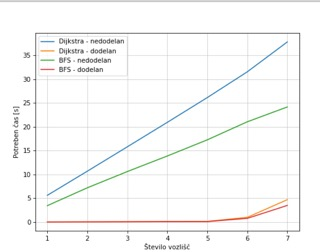

Reproduce this figure in Python.
# import matplotlib.pyplot as plt
# import time
# from dijsktra import *
# from BFS import *
# from dijsktra_2 import *
# from BFS_2 import *
# 
# 
# def naj():
#     naj = 0
#     with open('roadNet-TX.txt', 'r') as f:
#         vrstice = f.readlines()
#         veljavne = vrstice[4:]
#         for vrstica in veljavne:
#             trenutna = vrstica.strip().split("\t")
#             od = int(trenutna[0])
#             do = int(trenutna[1])
#             if od > naj:
#                 naj = od
#     return naj
# 
# 
# def omrezje(n):
#     vse = [[] for _ in range(n+1)]
#     with open('roadNet-TX.txt', 'r') as f:
#         vrstice = f.readlines()
#         veljavne = vrstice[4:]
#         for vrstica in veljavne:
#             trenutna = vrstica.strip().split("\t")
#             od = int(trenutna[0])
#             do = int(trenutna[1])
#             vse[od].append((do, 1))
#     return vse
# 
# 
# rez = omrezje(naj())
# 
# 
# x4 = []
# y4 = []
# 
# for i in [100, 1000, 10000, 100000, 1000000]:
#     skupaj = 0
#     for _ in range(6):
#         zacetek = time.time()
#         BFS_2(rez, 100, i)
#         konec = time.time()
#         skupaj += konec-zacetek
#     x4.append(i)
#     y4.append(skupaj/6)
# 
# 
# x3 = []
# y3 = []
# 
# for i in [100, 1000, 100000, 1000000]:
#     skupaj = 0
#     for _ in range(6):
#         zacetek = time.time()
#         BFS(rez, 100)
#         konec = time.time()
#         skupaj += konec-zacetek
#     x3.append(i)
#     y3.append(skupaj/6)
# 
# 
# x2 = []
# y2 = []
# 
# for i in [100, 1000, 10000, 100000, 1000000]:
#     skupaj = 0
#     for _ in range(6):
#         zacetek = time.time()
#         dijkstra_2(rez, 100, i)
#         konec = time.time()
#         skupaj += konec-zacetek
#     x2.append(i)
#     y2.append(skupaj/6)
# 
# x1 = []
# y1 = []
# 
# for i in [100, 1000, 100000, 1000000]:
#     skupaj = 0
#     for _ in range(6):
#         zacetek = time.time()
#         dijkstra(rez, 100)
#         konec = time.time()
#         skupaj += konec-zacetek
#     x1.append(i)
#     y1.append(skupaj/6)
# 
# plt.plot(x1, y1, label="djikstra samo začetek")
# plt.plot(x2, y2, label="djikstra začetek in konec")
# plt.plot(x3, y3, label="bfs samo začetek")
# plt.plot(x4, y4, label="bfs začetek in konec")
# plt.title("Časovna zahtevnost")
# plt.legend()
# # plt.savefig("cas_zahtevnost.pdf")
# plt.show()

import time                         # Štoparica

import matplotlib.pyplot as plt     # Risanje grafov
import random                       # Za generiranje primerov

from dijsktra import *
from BFS import *

def pretvori_v_seznam(datoteka):
    '''Funkcija prebere datoteko in v seznam shrani vse povezave'''
    seznam = []
    with open(datoteka, 'r') as file:
        for vrstica in file:
            if vrstica[0] == '#': continue
            else:
                podatki = vrstica.split('\t')
                seznam.append((int(podatki[0]), int(podatki[1])))
    seznam.sort(key=lambda x: x[0], reverse=True)
                
    return seznam

#seznam povezav
povezave = pretvori_v_seznam('roadNet-TX.txt')

def ustvari_graf(povezave):
    '''Funkcija naredi seznam sosednosti'''
    G = [list() for _ in range(povezave[0][0]+1)]
    for i in povezave:
        u,v = i[0],i[1]
        G[u].append((v, 1)) #uteži so enake 1
    return G

#ustvarimo graf
graf = ustvari_graf(povezave)

def djikstra_dodelan(G, s, t):
    """
    Funkcija sprejme usmerjen in utežen graf G predstavljen
    s seznamom sosednosti ter začetno vozlišče s.
    Torej G[i] = [(v_1, w_1), ... (v_d, w_d)],
    kjer je (i, v_k) povezava v grafu z utežjo w_k.
    Vrne seznam razdaljeDo, ki predstavlja najkrajšo pot od vozlišča s
    do vseh ostalih.
    Vrne tudi seznam poti, ki predstavlja drevo najkrajših poti od s
    do vseh ostalih vozlišč.
    """
    n = len(G)

    # Nastavimo začetne vrednosti za sezname obiskani, razdaljaDo in poti.
    obiskani = [False] * n
    razdaljeDo = [-1] * n
    poti = [None] * n

    # Na vrsto dodamo trojico (d, v, p), kjer je:
    # v vozlišče, d razdalja do njega, p pa prejšnje vozlišče na najkrajši poti od
    # s do v.
    Q = [(0, s, s)]

    while Q:

        # Vzamemo minimalen element iz vrste
        # heapq.heappop(Q) odstrani element iz seznama  Q, ter pri tem ohranja
        # lastnost kopice : seznam Q tretira kot dvojiško drevo!
        razdalja, u, p = heapq.heappop(Q)

        # če je že obiskan, nadaljujemo.
        if obiskani[u]:
            continue

        # obiščemo vozlišče ter nastavimo njegovo razdaljo
        # ter predhodnika na najkrajši poti od s do u
        obiskani[u] = True
        razdaljeDo[u] = razdalja
        poti[u] = p

        if u == t: #V primeru da je u naše željeno končno vozlišče zaključimo s to zanko in končamo
            break

        # gremo čez vse sosede in dodamo potrebne elemente na vrsto.
        for (v, teza) in G[u]:
            if not obiskani[v]:

                # heap.heappush(Q, elem) doda element v seznam Q, kjer ohranja lastnost kopice.
                heapq.heappush(Q, (razdalja + teza, v, u))

    return razdaljeDo, poti

def BFS_dodelan(G, u, t):
    '''Funkcija vrne seznam poti od vozlisca u do vozlišča t v grafu G'''
    n = len(G)
    razdalje = [0]*n
    obiskani = [False]*n
    q = ([(u,0,u)]) #začnemo v u, razdlaja je na začetku 0
    poti =[None]*n
    while q: #dokler vrsta ni prazna
        trenutni, razdalja, prejsni = q.pop(0)
        if obiskani[trenutni]:
            continue #soseda smo že obiskali

        if trenutni == t:
            break 
        #v primeru da smo prišli do našega željenga končnega vozlišča t zaključimo s to zanko
        obiskani[trenutni] = True
        razdalje[trenutni] = razdalja
        poti[trenutni] = prejsni
        for sosed, teza in G[trenutni]:
            if not obiskani[sosed]:
                q.append((sosed, razdalja +1, trenutni)) #v vrsto dodamo soseda,razdalji prištejemo ena
    return razdalje, poti


vozlisce = [1,10,100,1000,10000,100000,1000000]
#Dijkstra-nedodelana

casi_d1 = []
cas_d1 = 0

for i in vozlisce:
    zacetek = time.perf_counter()
    dijkstra(graf,i)
    konec = time.perf_counter()
    cas_d1 += konec - zacetek
    casi_d1.append(cas_d1)

#dijkstra dodelana

casi_d2 = []
cas_d2 = 0

for i in vozlisce:
    zacetek = time.perf_counter()
    djikstra_dodelan(graf,1,i)
    konec = time.perf_counter()
    cas_d2 += konec - zacetek
    casi_d2.append(cas_d2)
    
#BFS

casi_b1 = []
cas_b1 = 0

for i in vozlisce:
    zacetek = time.perf_counter()
    BFS(graf,i)
    konec = time.perf_counter()
    cas_b1 += konec - zacetek
    casi_b1.append(cas_b1)
    
#BFS dodelan
    
casi_b2 = []
cas_b2 = 0

for i in vozlisce:
    zacetek = time.perf_counter()
    BFS_dodelan(graf,1,i)
    konec = time.perf_counter()
    cas_b2 += konec - zacetek
    casi_b2.append(cas_b2)
    
    
print(casi_d1)
print(casi_d2)
print(casi_b1)
print(casi_b2)

x_os = [1,2,3,4,5,6,7]

plt.grid(linestyle = '-', linewidth = 0.5)
plt.xlabel('Število vozlišč')
plt.ylabel('Potreben čas [s]')
plt.plot(x_os, casi_d1, label='Dijkstra - nedodelan')
plt.plot(x_os, casi_d2, label='Dijkstra - dodelan')
plt.plot(x_os, casi_b1, label='BFS - nedodelan')
plt.plot(x_os, casi_b2, label='BFS - dodelan')
plt.legend()
plt.show()
